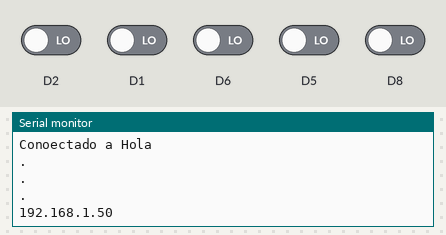
The sketch below on a simulated ESP8266 (NodeMCU). Shown: the last lines printed to the serial monitor. The test bench sets the inputs (shaded band); at power-on: D1, D2, D5, D6, D8 LOW. WiFi joins after 1.5 s; servers stay silent unless stated.

Above: at 2.8 s.
2.9 s: D2 driven HIGH
At 3.12 s:
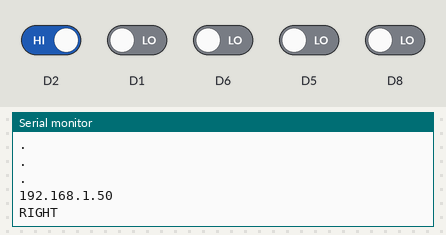
5.0 s: D1 driven HIGH
At 5.4 s:
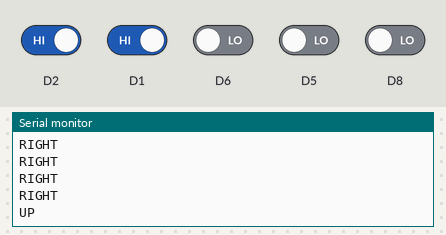
7.3 s: D8 driven HIGH
At 7.67 s:
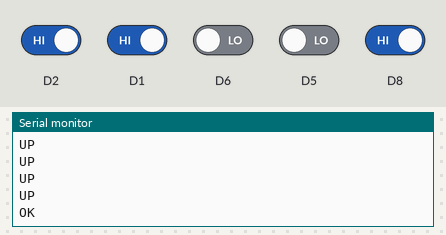
9.6 s: D2 driven LOW and D1 driven LOW and D6 driven HIGH and D5 driven HIGH and D8 driven LOW
At 9.95 s:
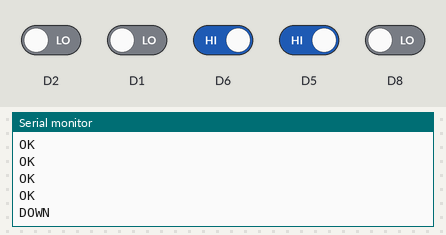
11.8 s: D5 driven LOW
At 12.22 s:
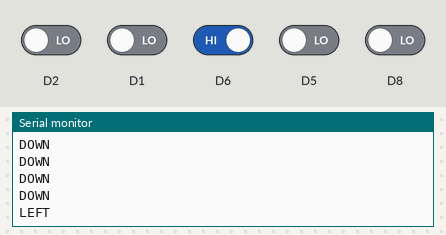

Measured:
- after the input at 2.9 s, the serial monitor: prints a new line at once (image 1)
- after the input at 5.0 s, the serial monitor: prints a new line after 0.18 s (image 2)
- after the input at 7.3 s, the serial monitor: prints a new line after 0.15 s (image 3)
- after the input at 9.6 s, the serial monitor: prints a new line after 0.13 s (image 4)
- after the input at 11.8 s, the serial monitor: prints a new line after 0.21 s (image 5)

The sketch:

Control.ino
```cpp
#include <ESP8266WiFi.h>
#include <WiFiClient.h>


const char *ssid = "Hola"; //Red a la cual se va a conectar
const char *pass = "12345678";//Contraseña de la red
const char *host= "192.168.43.83";//Ip del servidor
int port = 80;

WiFiServer server(port);

void setup() {

  Serial.begin(9600);

//Comienza la conexión con la red
  Serial.println("");
  Serial.print("Conoectado a ");
  Serial.println(ssid);
  WiFi.mode(WIFI_STA);
  delay(100);
  WiFi.begin(ssid, pass);
  while (WiFi.status() != WL_CONNECTED){
    delay(500);
    Serial.println(".");
  }
    Serial.println("");
    Serial.println(WiFi.localIP());

}

void loop() {
  //Declara los botones como entradas. Si la entrada recibe HIGH, se envia un mensaje al servidor.
  int OK = digitalRead(D8);
  int UP = digitalRead(D1);
  int DOWN = digitalRead(D5);
  int LEFT = digitalRead(D6);
  int RIGHT = digitalRead(D2);
  WiFiClient client;
//Botón para seleccionar.
  if(OK == HIGH){
    Serial.println("OK");
    client.connect(host, 9090);
    client.print("Ok");
    delay(125);
    client.flush();
    client.stop();
    return;
  }
//Botón para moverse hacia arriba.
  if(UP == HIGH){
    Serial.println("UP");
    client.connect(host, 9090);
    client.print("UP");
    delay(125);
    client.flush();
    client.stop();
    return;
  }
//Botón para moverse hacia abajo.
  if(DOWN == HIGH){
    Serial.println("DOWN");
    client.connect(host, 9090);
    client.print("DOWN");
    delay(125);
    client.flush();
    client.stop();
    return;
  }
//Botón para moverse hacia la izquierda.
  if(LEFT == HIGH){
    Serial.println("LEFT");
    client.connect(host, 9090);
    client.print("LEFT");
    delay(125);
    client.flush();
    client.stop();
    return;
  }
//Botón para moverse hacia la derecha.
  if(RIGHT == HIGH){
    Serial.println("RIGHT");
    client.connect(host, 9090);
    client.print("RIGHT");
    delay(125);
    client.flush();
    client.stop();
    return;
  }

  delay(100);
}
```
